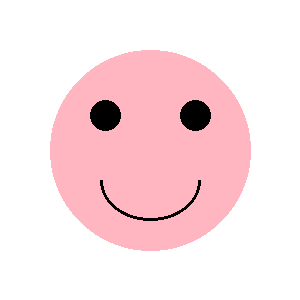

Write the Python code that produced this figure.
from PIL import Image, ImageDraw

# Create blank image
img = Image.new('RGB', (300, 300), color='white')
draw = ImageDraw.Draw(img)

# Draw face
draw.ellipse((50, 50, 250, 250), fill='lightpink')

# Eyes
draw.ellipse((90, 100, 120, 130), fill='black')
draw.ellipse((180, 100, 210, 130), fill='black')

# Smile
draw.arc((100, 140, 200, 220), start=0, end=180, fill='black', width=3)

# Save image
img.save('cute_face.png')

img.show()
